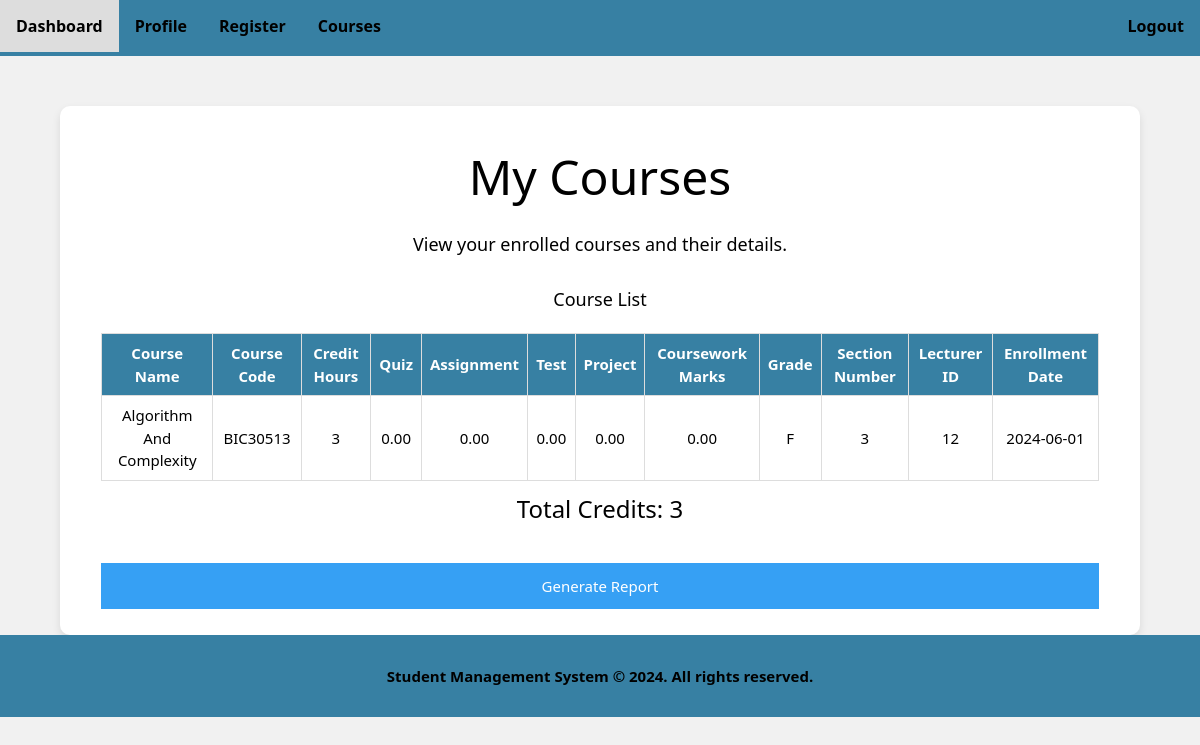
The app's page /course.php (signed in) with its own data.
### tables this page shows
CREATE TABLE `student_section` (
  `student_matric_number` varchar(255) NOT NULL,
  `course_code` varchar(255) NOT NULL,
  `section_number` int(11) NOT NULL,
  `lecturer_id` int(11) NOT NULL,
  `quiz_mark` decimal(10,2) NOT NULL,
  `assignment_mark` decimal(10,2) NOT NULL,
  `test_mark` decimal(10,2) NOT NULL,
  `project_mark` decimal(10,2) NOT NULL,
  `course_mark` decimal(10,2) DEFAULT NULL,
  `final_mark` decimal(10,2) NOT NULL,
  `course_grade` varchar(255) DEFAULT NULL,
  `enrollment_date` date DEFAULT NULL,
  `expired` bit(1) NOT NULL DEFAULT b'0'
);

CREATE TABLE `course` (
  `course_code` varchar(255) NOT NULL,
  `course_name` varchar(255) NOT NULL,
  `course_credit_hour` int(11) NOT NULL,
  `course_archive` int(11) NOT NULL DEFAULT 0
);

### course.php (the view, shortened to what this page needs)
<?php
require 'database.php';
$student_matric_number = $_SESSION['student_matric_number'];
$sql = "SELECT ss.course_code, c.course_name, c.course_credit_hour, ss.quiz_mark, ss.assignment_mark, ss.test_mark, ss.project_mark, ss.course_mark, ss.final_mark, ss.course_grade, ss.section_number, ss.lecturer_id, ss.enrollment_date, ss.expired
        FROM student_section ss
        JOIN course c ON ss.course_code = c.course_code
        WHERE ss.student_matric_number = '$student_matric_number'";
$result = $conn->query($sql);
$courses = [];
$total_credits = 0;
if ($result->num_rows > 0) {
    while ($row = $result->fetch_assoc()) {
        $courses[] = $row;
        $total_credits += $row['course_credit_hour'];
    }
}
?>
<!DOCTYPE html>
<html lang="en">
<head>
    <link rel="stylesheet" href="w3.css">
</head>
<body>
<div class="top-menu">
    <a href="homepage.php">Dashboard</a>
    <a href="profile.php">Profile</a>
    <a href="registration.php">Register</a>
    <a href="course.php">Courses</a>
    <a href="logout.php" class="right">Logout</a>
</div>
<div class="form-container">
    <h1 class="w3-xxxlarge">My Courses</h1>
    <p class="w3-large">View your enrolled courses and their details.</p>
    <?php if (!empty($courses)): ?>
    <div class="w3-container w3-margin-top">
        <h2 class="w3-large">Course List</h2>
        <table class="course-table">
            <tr>
                <th>Course Name</th>
                <th>Course Code</th>
                <th>Credit Hours</th>
                <th>Quiz</th>
                <th>Assignment</th>
                <th>Test</th>
                <th>Project</th>
                <th>Coursework Marks</th>
                <th>Grade</th>
                <th>Section Number</th>
                <th>Lecturer ID</th>
                <th>Enrollment Date</th>
            </tr>
            <?php foreach ($courses as $course): ?>
            <tr>
                <td><?php echo $course['course_name']; ?></td>
                <td><?php echo $course['course_code']; ?></td>
                <td><?php echo $course['course_credit_hour']; ?></td>
                <td><?php echo $course['quiz_mark']; ?></td>
                <td><?php echo $course['assignment_mark']; ?></td>
                <td><?php echo $course['test_mark']; ?></td>
                <td><?php echo $course['project_mark']; ?></td>
                <td><?php echo $course['course_mark']; ?></td>
                <td><?php echo $course['course_grade']; ?></td>
                <td><?php echo $course['section_number']; ?></td>
                <td><?php echo $course['lecturer_id']; ?></td>
                <td><?php echo $course['enrollment_date']; ?></td>
            </tr>
            <?php endforeach; ?>
        </table>
        <h3>Total Credits: <?php echo $total_credits; ?></h3>
    </div>
    <form action="" method="post" class="w3-container w3-margin-top">
        <button type="submit" name="generate_report" class="w3-button w3-blue">Generate Report</button>
    </form>
    <?php else: ?>
    <p>No courses enrolled</p>
    <?php endif; ?>
</div>
<footer>
    <p>Student Management System © 2024. All rights reserved.</p>
</footer>
</body>
</html>

### w3.css (style rules this page uses)
*,*:before,*:after { box-sizing:inherit }
html { -ms-text-size-adjust:100%;-webkit-text-size-adjust:100% }
body { margin:0 }
article,aside,details,figcaption,figure,footer,header,main,menu,nav,section { display:block }
a { background-color:transparent }
button,input,select,textarea,optgroup { font:inherit;margin:0 }
button,input { overflow:visible }
button,select { text-transform:none }
button,[type=button],[type=reset],[type=submit] { -webkit-appearance:button }
html,body { font-family:Verdana,sans-serif;font-size:15px;line-height:1.5 }
html { overflow-x:hidden }
h1 { font-size:36px }
h2 { font-size:30px }
h3 { font-size:24px }
h1,h2,h3,h4,h5,h6 { font-family:"Segoe UI",Arial,sans-serif;font-weight:400;margin:10px 0 }
a { color:inherit }
.w3-btn,.w3-button { border:none;display:inline-block;padding:8px 16px;vertical-align:middle;overflow:hidden;text-decoration:none;color:inherit;background-color:inherit;text-align:center;cursor:pointer;white-space:nowrap }
.w3-btn,.w3-button { -webkit-touch-callout:none;-webkit-user-select:none;-khtml-user-select:none;-moz-user-select:none;-ms-user-select:none;user-select:none }
.w3-container:after,.w3-container:before,.w3-panel:after,.w3-panel:before,.w3-row:after,.w3-row:before,.w3-row-padding:after,.w3-row-padding:before, .w3-cell-row:before,.w3-cell-row:after,.w3-clear:after,.w3-clear:before,.w3-bar:before,.w3-bar:after { content:"";display:table;clear:both }
.w3-container,.w3-panel { padding:0.01em 16px }
.w3-large { font-size:18px!important }
.w3-xxxlarge { font-size:48px!important }
.w3-margin-top { margin-top:16px!important }
.w3-blue,.w3-hover-blue:hover { color:#fff!important;background-color:#2196F3!important }

### course.php (style rules this page uses)
body, html { height: 100%; margin: 0; font-family: 'Segoe UI', Tahoma, Geneva, Verdana, sans-serif; background-color: #f1f1f1; }
.top-menu { background-color: #3780a3; font-family: 'Segoe UI', Tahoma, Geneva, Verdana, sans-serif; font-size: 16px; font-weight: bold; width: 100%; height: 7%; overflow: hidden; }
.top-menu a { float: left; display: block; color: black; text-align: center; padding: 14px 16px; text-decoration: none; }
.top-menu a.right { float: right; }
.form-container { width: 90%; max-width: 1500px; padding: 25px; background-color: white; border-radius: 10px; box-shadow: 0 4px 8px rgba(0,0,0,0.1); text-align: center; margin: auto; margin-top: 50px; }
.course-table { width: 100%; border-collapse: collapse; margin-top: 20px; }
.course-table th, .course-table td { border: 1px solid #ddd; padding: 8px; text-align: center; }
.course-table th { background-color: #3780a3; color: white; }
.form-container button { background-color: #3780a3; color: white; padding: 12px 15px; border: none; cursor: pointer; width: 100%; opacity: 0.9; margin-top: 10px; }
footer { background-color: #3780a3; color: black; font-family: 'Segoe UI', Tahoma, Geneva, Verdana, sans-serif; font-weight: bold; text-align: center; padding: 15px; position: auto; width: 100%; bottom: 0; }

### records on screen
student_section: course_code.course_name "Algorithm And Complexity", course_code "BIC30513", course_code.course_credit_hour "3", quiz_mark "0.00", assignment_mark "0.00", test_mark "0.00", project_mark "0.00", course_mark "0.00", course_grade "F", section_number "3", lecturer "12", enrollment_date "2024-06-01"

### other values on screen
$total_credits "3"
